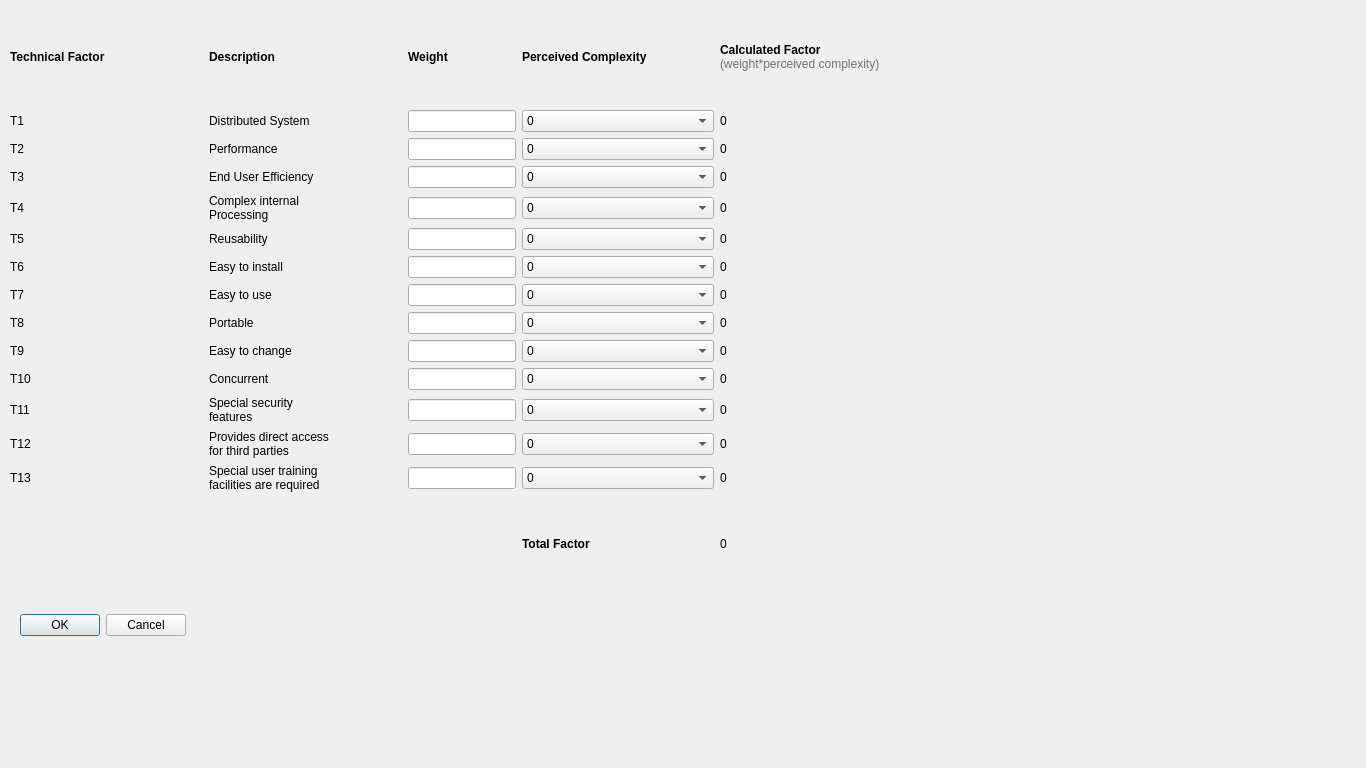
<?xml version="1.0" encoding="UTF-8"?>
<ui version="4.0">
 <class>Dialog</class>
 <widget class="QDialog" name="Dialog">
  <property name="geometry">
   <rect>
    <x>0</x>
    <y>0</y>
    <width>1366</width>
    <height>768</height>
   </rect>
  </property>
  <property name="sizePolicy">
   <sizepolicy hsizetype="Expanding" vsizetype="Expanding">
    <horstretch>0</horstretch>
    <verstretch>0</verstretch>
   </sizepolicy>
  </property>
  <property name="windowTitle">
   <string>Technical Complexity Factor (TCF)</string>
  </property>
  <widget class="QWidget" name="layoutWidget">
   <property name="geometry">
    <rect>
     <x>10</x>
     <y>10</y>
     <width>903</width>
     <height>581</height>
    </rect>
   </property>
   <layout class="QGridLayout" name="gridLayout">
    <item row="0" column="2">
     <widget class="QLabel" name="label_3">
      <property name="text">
       <string>&lt;html&gt;&lt;head/&gt;&lt;body&gt;&lt;p&gt;&lt;span style=&quot; font-weight:600;&quot;&gt;Weight&lt;/span&gt;&lt;/p&gt;&lt;/body&gt;&lt;/html&gt;</string>
      </property>
     </widget>
    </item>
    <item row="13" column="1">
     <widget class="QLabel" name="label_73">
      <property name="text">
       <string>&lt;html&gt;&lt;head/&gt;&lt;body&gt;&lt;p&gt;Special user training &lt;br/&gt;facilities are required&lt;/p&gt;&lt;/body&gt;&lt;/html&gt;</string>
      </property>
     </widget>
    </item>
    <item row="12" column="1">
     <widget class="QLabel" name="label_68">
      <property name="text">
       <string>&lt;html&gt;&lt;head/&gt;&lt;body&gt;&lt;p&gt;Provides direct access &lt;br/&gt;for third parties&lt;/p&gt;&lt;/body&gt;&lt;/html&gt;</string>
      </property>
     </widget>
    </item>
    <item row="2" column="2">
     <widget class="QLineEdit" name="lineEdit_2">
      <property name="sizePolicy">
       <sizepolicy hsizetype="Fixed" vsizetype="Fixed">
        <horstretch>0</horstretch>
        <verstretch>0</verstretch>
       </sizepolicy>
      </property>
     </widget>
    </item>
    <item row="5" column="0">
     <widget class="QLabel" name="label_32">
      <property name="text">
       <string>&lt;html&gt;&lt;head/&gt;&lt;body&gt;&lt;p&gt;T5&lt;/p&gt;&lt;/body&gt;&lt;/html&gt;</string>
      </property>
     </widget>
    </item>
    <item row="1" column="0">
     <widget class="QLabel" name="label_12">
      <property name="text">
       <string>T1</string>
      </property>
     </widget>
    </item>
    <item row="13" column="0">
     <widget class="QLabel" name="label_72">
      <property name="text">
       <string>T13</string>
      </property>
     </widget>
    </item>
    <item row="12" column="0">
     <widget class="QLabel" name="label_67">
      <property name="text">
       <string>T12</string>
      </property>
     </widget>
    </item>
    <item row="11" column="2">
     <widget class="QLineEdit" name="lineEdit_11">
      <property name="sizePolicy">
       <sizepolicy hsizetype="Fixed" vsizetype="Fixed">
        <horstretch>0</horstretch>
        <verstretch>0</verstretch>
       </sizepolicy>
      </property>
     </widget>
    </item>
    <item row="11" column="0">
     <widget class="QLabel" name="label_62">
      <property name="text">
       <string>T11</string>
      </property>
     </widget>
    </item>
    <item row="1" column="1">
     <widget class="QLabel" name="label_13">
      <property name="text">
       <string>Distributed System</string>
      </property>
     </widget>
    </item>
    <item row="11" column="1">
     <widget class="QLabel" name="label_63">
      <property name="text">
       <string>&lt;html&gt;&lt;head/&gt;&lt;body&gt;&lt;p&gt;Special security &lt;br/&gt;features&lt;/p&gt;&lt;/body&gt;&lt;/html&gt;</string>
      </property>
     </widget>
    </item>
    <item row="1" column="3">
     <widget class="QComboBox" name="comboBox">
      <item>
       <property name="text">
        <string>0</string>
       </property>
      </item>
      <item>
       <property name="text">
        <string>1</string>
       </property>
      </item>
      <item>
       <property name="text">
        <string>2</string>
       </property>
      </item>
      <item>
       <property name="text">
        <string>3</string>
       </property>
      </item>
      <item>
       <property name="text">
        <string>4</string>
       </property>
      </item>
      <item>
       <property name="text">
        <string>5</string>
       </property>
      </item>
     </widget>
    </item>
    <item row="2" column="3">
     <widget class="QComboBox" name="comboBox_2">
      <item>
       <property name="text">
        <string>0</string>
       </property>
      </item>
      <item>
       <property name="text">
        <string>1</string>
       </property>
      </item>
      <item>
       <property name="text">
        <string>2</string>
       </property>
      </item>
      <item>
       <property name="text">
        <string>3</string>
       </property>
      </item>
      <item>
       <property name="text">
        <string>4</string>
       </property>
      </item>
      <item>
       <property name="text">
        <string>5</string>
       </property>
      </item>
     </widget>
    </item>
    <item row="14" column="4">
     <widget class="QLabel" name="label_7">
      <property name="text">
       <string>&lt;html&gt;&lt;head/&gt;&lt;body&gt;&lt;p&gt;0&lt;/p&gt;&lt;/body&gt;&lt;/html&gt;</string>
      </property>
     </widget>
    </item>
    <item row="7" column="1">
     <widget class="QLabel" name="label_43">
      <property name="text">
       <string>Easy to use</string>
      </property>
     </widget>
    </item>
    <item row="3" column="1">
     <widget class="QLabel" name="label_23">
      <property name="text">
       <string>End User Efficiency</string>
      </property>
     </widget>
    </item>
    <item row="4" column="0">
     <widget class="QLabel" name="label_27">
      <property name="text">
       <string>T4</string>
      </property>
     </widget>
    </item>
    <item row="4" column="1">
     <widget class="QLabel" name="label_28">
      <property name="text">
       <string>&lt;html&gt;&lt;head/&gt;&lt;body&gt;&lt;p&gt;Complex internal &lt;br/&gt;Processing&lt;/p&gt;&lt;/body&gt;&lt;/html&gt;</string>
      </property>
     </widget>
    </item>
    <item row="7" column="0">
     <widget class="QLabel" name="label_42">
      <property name="text">
       <string>T7</string>
      </property>
     </widget>
    </item>
    <item row="3" column="0">
     <widget class="QLabel" name="label_22">
      <property name="text">
       <string>T3</string>
      </property>
     </widget>
    </item>
    <item row="9" column="2">
     <widget class="QLineEdit" name="lineEdit_9">
      <property name="sizePolicy">
       <sizepolicy hsizetype="Fixed" vsizetype="Fixed">
        <horstretch>0</horstretch>
        <verstretch>0</verstretch>
       </sizepolicy>
      </property>
     </widget>
    </item>
    <item row="10" column="2">
     <widget class="QLineEdit" name="lineEdit_10">
      <property name="sizePolicy">
       <sizepolicy hsizetype="Fixed" vsizetype="Fixed">
        <horstretch>0</horstretch>
        <verstretch>0</verstretch>
       </sizepolicy>
      </property>
     </widget>
    </item>
    <item row="7" column="2">
     <widget class="QLineEdit" name="lineEdit_7">
      <property name="sizePolicy">
       <sizepolicy hsizetype="Fixed" vsizetype="Fixed">
        <horstretch>0</horstretch>
        <verstretch>0</verstretch>
       </sizepolicy>
      </property>
     </widget>
    </item>
    <item row="2" column="0">
     <widget class="QLabel" name="label_17">
      <property name="text">
       <string>T2</string>
      </property>
     </widget>
    </item>
    <item row="3" column="2">
     <widget class="QLineEdit" name="lineEdit_3">
      <property name="sizePolicy">
       <sizepolicy hsizetype="Fixed" vsizetype="Fixed">
        <horstretch>0</horstretch>
        <verstretch>0</verstretch>
       </sizepolicy>
      </property>
     </widget>
    </item>
    <item row="6" column="1">
     <widget class="QLabel" name="label_38">
      <property name="text">
       <string>Easy to install</string>
      </property>
     </widget>
    </item>
    <item row="0" column="1">
     <widget class="QLabel" name="label_2">
      <property name="text">
       <string>&lt;html&gt;&lt;head/&gt;&lt;body&gt;&lt;p&gt;&lt;span style=&quot; font-weight:600;&quot;&gt;Description&lt;/span&gt;&lt;/p&gt;&lt;/body&gt;&lt;/html&gt;</string>
      </property>
     </widget>
    </item>
    <item row="0" column="4">
     <widget class="QLabel" name="label_5">
      <property name="text">
       <string>&lt;html&gt;&lt;head/&gt;&lt;body&gt;&lt;p&gt;&lt;span style=&quot; font-weight:600;&quot;&gt;Calculated Factor&lt;/span&gt;&lt;br/&gt;&lt;span style=&quot; font-size:9pt; color:#707070;&quot;&gt;(weight*perceived complexity)&lt;/span&gt;&lt;/p&gt;&lt;/body&gt;&lt;/html&gt;</string>
      </property>
     </widget>
    </item>
    <item row="10" column="1">
     <widget class="QLabel" name="label_58">
      <property name="text">
       <string>Concurrent</string>
      </property>
     </widget>
    </item>
    <item row="8" column="1">
     <widget class="QLabel" name="label_48">
      <property name="text">
       <string>Portable</string>
      </property>
     </widget>
    </item>
    <item row="7" column="4">
     <widget class="QLabel" name="label_20">
      <property name="text">
       <string>&lt;html&gt;&lt;head/&gt;&lt;body&gt;&lt;p&gt;0&lt;/p&gt;&lt;/body&gt;&lt;/html&gt;</string>
      </property>
     </widget>
    </item>
    <item row="8" column="4">
     <widget class="QLabel" name="label_24">
      <property name="text">
       <string>&lt;html&gt;&lt;head/&gt;&lt;body&gt;&lt;p&gt;0&lt;/p&gt;&lt;/body&gt;&lt;/html&gt;</string>
      </property>
     </widget>
    </item>
    <item row="9" column="4">
     <widget class="QLabel" name="label_25">
      <property name="text">
       <string>&lt;html&gt;&lt;head/&gt;&lt;body&gt;&lt;p&gt;0&lt;/p&gt;&lt;/body&gt;&lt;/html&gt;</string>
      </property>
     </widget>
    </item>
    <item row="10" column="4">
     <widget class="QLabel" name="label_29">
      <property name="text">
       <string>&lt;html&gt;&lt;head/&gt;&lt;body&gt;&lt;p&gt;0&lt;/p&gt;&lt;/body&gt;&lt;/html&gt;</string>
      </property>
     </widget>
    </item>
    <item row="11" column="4">
     <widget class="QLabel" name="label_30">
      <property name="text">
       <string>&lt;html&gt;&lt;head/&gt;&lt;body&gt;&lt;p&gt;0&lt;/p&gt;&lt;/body&gt;&lt;/html&gt;</string>
      </property>
     </widget>
    </item>
    <item row="12" column="4">
     <widget class="QLabel" name="label_34">
      <property name="text">
       <string>&lt;html&gt;&lt;head/&gt;&lt;body&gt;&lt;p&gt;0&lt;/p&gt;&lt;/body&gt;&lt;/html&gt;</string>
      </property>
     </widget>
    </item>
    <item row="13" column="4">
     <widget class="QLabel" name="label_35">
      <property name="text">
       <string>&lt;html&gt;&lt;head/&gt;&lt;body&gt;&lt;p&gt;0&lt;/p&gt;&lt;/body&gt;&lt;/html&gt;</string>
      </property>
     </widget>
    </item>
    <item row="9" column="0">
     <widget class="QLabel" name="label_52">
      <property name="text">
       <string>T9</string>
      </property>
     </widget>
    </item>
    <item row="10" column="0">
     <widget class="QLabel" name="label_57">
      <property name="text">
       <string>T10</string>
      </property>
     </widget>
    </item>
    <item row="0" column="0">
     <widget class="QLabel" name="label">
      <property name="text">
       <string>&lt;html&gt;&lt;head/&gt;&lt;body&gt;&lt;p&gt;&lt;span style=&quot; font-weight:600;&quot;&gt;Technical Factor &lt;/span&gt;&lt;/p&gt;&lt;/body&gt;&lt;/html&gt;</string>
      </property>
     </widget>
    </item>
    <item row="0" column="3">
     <widget class="QLabel" name="label_4">
      <property name="text">
       <string>&lt;html&gt;&lt;head/&gt;&lt;body&gt;&lt;p&gt;&lt;span style=&quot; font-weight:600;&quot;&gt;Perceived Complexity&lt;/span&gt;&lt;/p&gt;&lt;/body&gt;&lt;/html&gt;</string>
      </property>
     </widget>
    </item>
    <item row="8" column="2">
     <widget class="QLineEdit" name="lineEdit_8">
      <property name="sizePolicy">
       <sizepolicy hsizetype="Fixed" vsizetype="Fixed">
        <horstretch>0</horstretch>
        <verstretch>0</verstretch>
       </sizepolicy>
      </property>
     </widget>
    </item>
    <item row="8" column="0">
     <widget class="QLabel" name="label_47">
      <property name="text">
       <string>T8</string>
      </property>
     </widget>
    </item>
    <item row="5" column="1">
     <widget class="QLabel" name="label_33">
      <property name="text">
       <string>&lt;html&gt;&lt;head/&gt;&lt;body&gt;&lt;p&gt;Reusability&lt;/p&gt;&lt;/body&gt;&lt;/html&gt;</string>
      </property>
     </widget>
    </item>
    <item row="4" column="2">
     <widget class="QLineEdit" name="lineEdit_4">
      <property name="sizePolicy">
       <sizepolicy hsizetype="Fixed" vsizetype="Fixed">
        <horstretch>0</horstretch>
        <verstretch>0</verstretch>
       </sizepolicy>
      </property>
     </widget>
    </item>
    <item row="6" column="0">
     <widget class="QLabel" name="label_37">
      <property name="text">
       <string>T6</string>
      </property>
     </widget>
    </item>
    <item row="2" column="1">
     <widget class="QLabel" name="label_18">
      <property name="text">
       <string>Performance</string>
      </property>
     </widget>
    </item>
    <item row="11" column="3">
     <widget class="QComboBox" name="comboBox_11">
      <item>
       <property name="text">
        <string>0</string>
       </property>
      </item>
      <item>
       <property name="text">
        <string>1</string>
       </property>
      </item>
      <item>
       <property name="text">
        <string>2</string>
       </property>
      </item>
      <item>
       <property name="text">
        <string>3</string>
       </property>
      </item>
      <item>
       <property name="text">
        <string>4</string>
       </property>
      </item>
      <item>
       <property name="text">
        <string>5</string>
       </property>
      </item>
     </widget>
    </item>
    <item row="12" column="3">
     <widget class="QComboBox" name="comboBox_12">
      <item>
       <property name="text">
        <string>0</string>
       </property>
      </item>
      <item>
       <property name="text">
        <string>1</string>
       </property>
      </item>
      <item>
       <property name="text">
        <string>2</string>
       </property>
      </item>
      <item>
       <property name="text">
        <string>3</string>
       </property>
      </item>
      <item>
       <property name="text">
        <string>4</string>
       </property>
      </item>
      <item>
       <property name="text">
        <string>5</string>
       </property>
      </item>
     </widget>
    </item>
    <item row="13" column="3">
     <widget class="QComboBox" name="comboBox_13">
      <item>
       <property name="text">
        <string>0</string>
       </property>
      </item>
      <item>
       <property name="text">
        <string>1</string>
       </property>
      </item>
      <item>
       <property name="text">
        <string>2</string>
       </property>
      </item>
      <item>
       <property name="text">
        <string>3</string>
       </property>
      </item>
      <item>
       <property name="text">
        <string>4</string>
       </property>
      </item>
      <item>
       <property name="text">
        <string>5</string>
       </property>
      </item>
     </widget>
    </item>
    <item row="1" column="4">
     <widget class="QLabel" name="label_8">
      <property name="text">
       <string>&lt;html&gt;&lt;head/&gt;&lt;body&gt;&lt;p&gt;0&lt;/p&gt;&lt;/body&gt;&lt;/html&gt;</string>
      </property>
     </widget>
    </item>
    <item row="2" column="4">
     <widget class="QLabel" name="label_9">
      <property name="text">
       <string>&lt;html&gt;&lt;head/&gt;&lt;body&gt;&lt;p&gt;0&lt;/p&gt;&lt;/body&gt;&lt;/html&gt;</string>
      </property>
     </widget>
    </item>
    <item row="3" column="4">
     <widget class="QLabel" name="label_10">
      <property name="text">
       <string>&lt;html&gt;&lt;head/&gt;&lt;body&gt;&lt;p&gt;0&lt;/p&gt;&lt;/body&gt;&lt;/html&gt;</string>
      </property>
     </widget>
    </item>
    <item row="4" column="4">
     <widget class="QLabel" name="label_14">
      <property name="text">
       <string>&lt;html&gt;&lt;head/&gt;&lt;body&gt;&lt;p&gt;0&lt;/p&gt;&lt;/body&gt;&lt;/html&gt;</string>
      </property>
     </widget>
    </item>
    <item row="5" column="4">
     <widget class="QLabel" name="label_15">
      <property name="text">
       <string>&lt;html&gt;&lt;head/&gt;&lt;body&gt;&lt;p&gt;0&lt;/p&gt;&lt;/body&gt;&lt;/html&gt;</string>
      </property>
     </widget>
    </item>
    <item row="6" column="4">
     <widget class="QLabel" name="label_19">
      <property name="text">
       <string>&lt;html&gt;&lt;head/&gt;&lt;body&gt;&lt;p&gt;0&lt;/p&gt;&lt;/body&gt;&lt;/html&gt;</string>
      </property>
     </widget>
    </item>
    <item row="6" column="2">
     <widget class="QLineEdit" name="lineEdit_6">
      <property name="sizePolicy">
       <sizepolicy hsizetype="Fixed" vsizetype="Fixed">
        <horstretch>0</horstretch>
        <verstretch>0</verstretch>
       </sizepolicy>
      </property>
     </widget>
    </item>
    <item row="9" column="1">
     <widget class="QLabel" name="label_53">
      <property name="text">
       <string>Easy to change</string>
      </property>
     </widget>
    </item>
    <item row="3" column="3">
     <widget class="QComboBox" name="comboBox_3">
      <item>
       <property name="text">
        <string>0</string>
       </property>
      </item>
      <item>
       <property name="text">
        <string>1</string>
       </property>
      </item>
      <item>
       <property name="text">
        <string>2</string>
       </property>
      </item>
      <item>
       <property name="text">
        <string>3</string>
       </property>
      </item>
      <item>
       <property name="text">
        <string>4</string>
       </property>
      </item>
      <item>
       <property name="text">
        <string>5</string>
       </property>
      </item>
     </widget>
    </item>
    <item row="4" column="3">
     <widget class="QComboBox" name="comboBox_4">
      <item>
       <property name="text">
        <string>0</string>
       </property>
      </item>
      <item>
       <property name="text">
        <string>1</string>
       </property>
      </item>
      <item>
       <property name="text">
        <string>2</string>
       </property>
      </item>
      <item>
       <property name="text">
        <string>3</string>
       </property>
      </item>
      <item>
       <property name="text">
        <string>4</string>
       </property>
      </item>
      <item>
       <property name="text">
        <string>5</string>
       </property>
      </item>
     </widget>
    </item>
    <item row="5" column="3">
     <widget class="QComboBox" name="comboBox_5">
      <item>
       <property name="text">
        <string>0</string>
       </property>
      </item>
      <item>
       <property name="text">
        <string>1</string>
       </property>
      </item>
      <item>
       <property name="text">
        <string>2</string>
       </property>
      </item>
      <item>
       <property name="text">
        <string>3</string>
       </property>
      </item>
      <item>
       <property name="text">
        <string>4</string>
       </property>
      </item>
      <item>
       <property name="text">
        <string>5</string>
       </property>
      </item>
     </widget>
    </item>
    <item row="6" column="3">
     <widget class="QComboBox" name="comboBox_6">
      <item>
       <property name="text">
        <string>0</string>
       </property>
      </item>
      <item>
       <property name="text">
        <string>1</string>
       </property>
      </item>
      <item>
       <property name="text">
        <string>2</string>
       </property>
      </item>
      <item>
       <property name="text">
        <string>3</string>
       </property>
      </item>
      <item>
       <property name="text">
        <string>4</string>
       </property>
      </item>
      <item>
       <property name="text">
        <string>5</string>
       </property>
      </item>
     </widget>
    </item>
    <item row="7" column="3">
     <widget class="QComboBox" name="comboBox_7">
      <item>
       <property name="text">
        <string>0</string>
       </property>
      </item>
      <item>
       <property name="text">
        <string>1</string>
       </property>
      </item>
      <item>
       <property name="text">
        <string>2</string>
       </property>
      </item>
      <item>
       <property name="text">
        <string>3</string>
       </property>
      </item>
      <item>
       <property name="text">
        <string>4</string>
       </property>
      </item>
      <item>
       <property name="text">
        <string>5</string>
       </property>
      </item>
     </widget>
    </item>
    <item row="9" column="3">
     <widget class="QComboBox" name="comboBox_9">
      <item>
       <property name="text">
        <string>0</string>
       </property>
      </item>
      <item>
       <property name="text">
        <string>1</string>
       </property>
      </item>
      <item>
       <property name="text">
        <string>2</string>
       </property>
      </item>
      <item>
       <property name="text">
        <string>3</string>
       </property>
      </item>
      <item>
       <property name="text">
        <string>4</string>
       </property>
      </item>
      <item>
       <property name="text">
        <string>5</string>
       </property>
      </item>
     </widget>
    </item>
    <item row="10" column="3">
     <widget class="QComboBox" name="comboBox_10">
      <item>
       <property name="text">
        <string>0</string>
       </property>
      </item>
      <item>
       <property name="text">
        <string>1</string>
       </property>
      </item>
      <item>
       <property name="text">
        <string>2</string>
       </property>
      </item>
      <item>
       <property name="text">
        <string>3</string>
       </property>
      </item>
      <item>
       <property name="text">
        <string>4</string>
       </property>
      </item>
      <item>
       <property name="text">
        <string>5</string>
       </property>
      </item>
     </widget>
    </item>
    <item row="8" column="3">
     <widget class="QComboBox" name="comboBox_8">
      <item>
       <property name="text">
        <string>0</string>
       </property>
      </item>
      <item>
       <property name="text">
        <string>1</string>
       </property>
      </item>
      <item>
       <property name="text">
        <string>2</string>
       </property>
      </item>
      <item>
       <property name="text">
        <string>3</string>
       </property>
      </item>
      <item>
       <property name="text">
        <string>4</string>
       </property>
      </item>
      <item>
       <property name="text">
        <string>5</string>
       </property>
      </item>
     </widget>
    </item>
    <item row="5" column="2">
     <widget class="QLineEdit" name="lineEdit_5">
      <property name="sizePolicy">
       <sizepolicy hsizetype="Fixed" vsizetype="Fixed">
        <horstretch>0</horstretch>
        <verstretch>0</verstretch>
       </sizepolicy>
      </property>
     </widget>
    </item>
    <item row="1" column="2">
     <widget class="QLineEdit" name="lineEdit">
      <property name="sizePolicy">
       <sizepolicy hsizetype="Fixed" vsizetype="Fixed">
        <horstretch>0</horstretch>
        <verstretch>0</verstretch>
       </sizepolicy>
      </property>
     </widget>
    </item>
    <item row="14" column="3">
     <widget class="QLabel" name="label_6">
      <property name="text">
       <string>&lt;html&gt;&lt;head/&gt;&lt;body&gt;&lt;p&gt;&lt;span style=&quot; font-weight:600;&quot;&gt;Total Factor&lt;/span&gt;&lt;/p&gt;&lt;/body&gt;&lt;/html&gt;</string>
      </property>
     </widget>
    </item>
    <item row="12" column="2">
     <widget class="QLineEdit" name="lineEdit_12">
      <property name="sizePolicy">
       <sizepolicy hsizetype="Fixed" vsizetype="Fixed">
        <horstretch>0</horstretch>
        <verstretch>0</verstretch>
       </sizepolicy>
      </property>
     </widget>
    </item>
    <item row="13" column="2">
     <widget class="QLineEdit" name="lineEdit_13">
      <property name="sizePolicy">
       <sizepolicy hsizetype="Fixed" vsizetype="Fixed">
        <horstretch>0</horstretch>
        <verstretch>0</verstretch>
       </sizepolicy>
      </property>
     </widget>
    </item>
   </layout>
  </widget>
  <widget class="QDialogButtonBox" name="buttonBox">
   <property name="geometry">
    <rect>
     <x>10</x>
     <y>610</y>
     <width>176</width>
     <height>30</height>
    </rect>
   </property>
   <property name="standardButtons">
    <set>QDialogButtonBox::Cancel|QDialogButtonBox::Ok</set>
   </property>
   <property name="centerButtons">
    <bool>false</bool>
   </property>
  </widget>
 </widget>
 <resources/>
 <connections/>
</ui>
